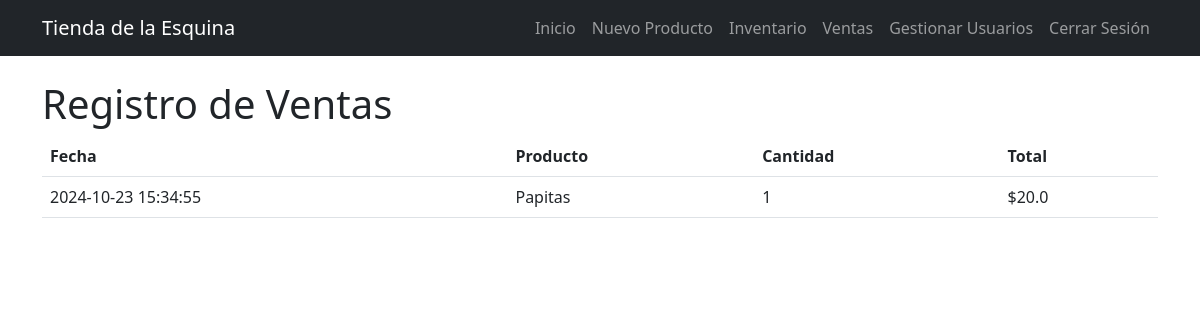
The page /ventas (signed in) on the database its author committed.
### app.py (models this page shows)
class Venta(db.Model):
    id = db.Column(db.Integer, primary_key=True)
    producto_id = db.Column(db.Integer, db.ForeignKey('producto.id'), nullable=False)
    usuario_id = db.Column(db.Integer, db.ForeignKey('usuario.id'), nullable=False)
    cantidad = db.Column(db.Integer, nullable=False)
    fecha = db.Column(db.DateTime, default=datetime.utcnow)
    total = db.Column(db.Float, nullable=False)

class Producto(db.Model):
    id = db.Column(db.Integer, primary_key=True)
    nombre = db.Column(db.String(100), nullable=False)
    descripcion = db.Column(db.Text)
    precio = db.Column(db.Float, nullable=False)
    stock = db.Column(db.Integer, nullable=False)
    ventas = db.relationship('Venta', backref='producto', lazy=True)

### app.py (the view)
@app.route('/ventas')
@admin_required
def ventas():
    ventas = Venta.query.join(Producto).order_by(Venta.fecha.desc()).all()
    return render_template('ventas.html', ventas=ventas)

### app.py (called while the page is built)
def admin_required(f):
    @wraps(f)
    def decorated_function(*args, **kwargs):
        if 'usuario_id' not in session:
            flash('Por favor inicia sesión para acceder')
            return redirect(url_for('login'))
        usuario = Usuario.query.get(session['usuario_id'])
        if not usuario or not usuario.es_admin:
            flash('Acceso no autorizado')
            return redirect(url_for('inicio'))
        return f(*args, **kwargs)
    return decorated_function

### templates/ventas.html
{% extends "base.html" %}
{% block contenido %}
<h1>Registro de Ventas</h1>
<table class="table">
    <thead>
        <tr>
            <th>Fecha</th>
            <th>Producto</th>
            <th>Cantidad</th>
            <th>Total</th>
        </tr>
    </thead>
    <tbody>
        {% for venta in ventas %}
        <tr>
            <td>{{ venta.fecha.strftime('%Y-%m-%d %H:%M:%S') }}</td>
            <td>{{ venta.producto.nombre }}</td>
            <td>{{ venta.cantidad }}</td>
            <td>${{ venta.total }}</td>
        </tr>
        {% endfor %}
    </tbody>
</table>
{% endblock %}

### rows shown on the page
Venta: fecha "2024-10-23 15:34:55", producto.nombre "Papitas", cantidad "1", total "20.0"
